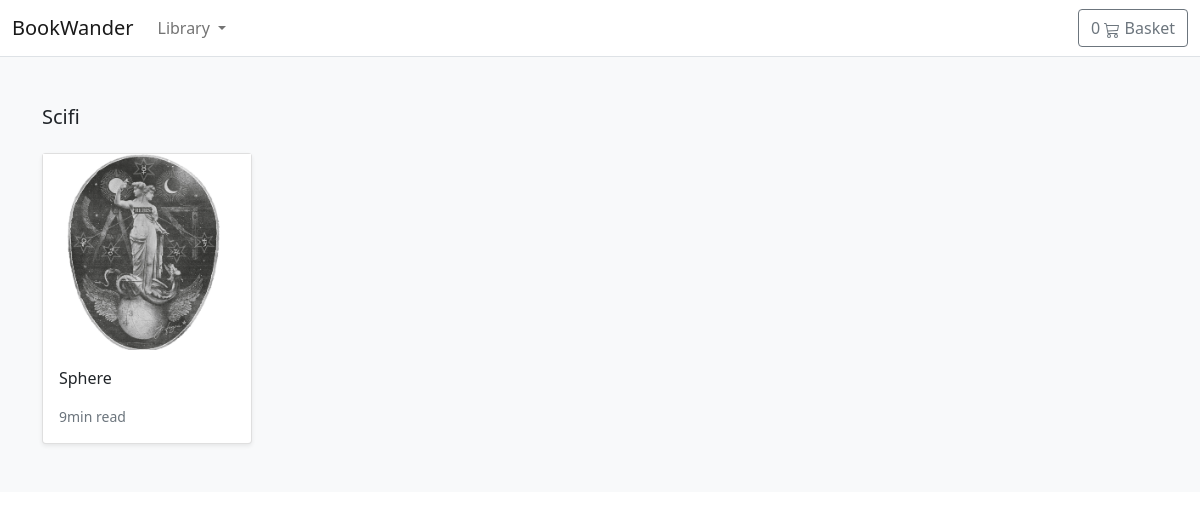
Page /shop/scifi on the committed database.
### Wanderapp/models.py (models this page shows, shortened)
class Genre(models.Model):
    genre_name = models.CharField(max_length=50)
    slug = models.SlugField(max_length=255, unique=True)
    def get_absolute_url(self):
        return reverse('wanderapp:genre_list', args=[self.slug])

class Book(models.Model):
    book_id = models.AutoField(primary_key=True)
    slug = models.SlugField(max_length=255)
    title = models.CharField(max_length=255)
    author = models.CharField(max_length=255)
    genre_name = models.ForeignKey(Genre, on_delete=models.CASCADE)
    publication_date = models.DateField()
    price = models.DecimalField(max_digits=10, decimal_places=2)
    description = models.TextField()
    cover_image_url = models.ImageField(upload_to='images/', default='images/default.png')
    in_stock = models.BooleanField(default=True)
    books = BookManager()
    def get_absolute_url(self):
        return reverse('wanderapp:book_detail', args=[self.slug])

### Wanderapp/views.py (the view)
# urls.py: path('shop/<slug:genre_slug>', views.genre_list, name='genre_list'),
def genre_list(request, genre_slug):
    genre = get_object_or_404(Genre, slug=genre_slug)
    books = Book.books.filter(genre_name=genre)
    return render(request, './Wanderapp/books/genre.html', {"genre":genre, 'book': books})

### Wanderapp/context_processors.py (called while the page is built)
def genres(request):
    return{
        'genres': Genre.objects.all()
    }

### Wanderapp/models.py (called while the page is built)
    def get_queryset(self):
        return super(BookManager, self).get_queryset().filter(in_stock=True)

### basket/basket.py (called while the page is built)
    def __len__(self):
        return sum(item["qty"] for item in self.basket.values())

### basket/context_processors.py (called while the page is built)
def basket(request):
    return {'basket':Basket(request)}

### templates/Wanderapp/books/genre.html (shortened to what this page needs)
{% extends '../base.html' %}
{% load static %}
{% block content %}
  <main>
    <div class="album py-5 bg-light">
      <div class="container">
        <div class="pb-3 h5">{{ genre.genre_name|title }}</div>
        <div class="row row-cols-1 row-cols-sm-2 row-cols-md-5 g-3">
          {% for books in book %}
            <div class="col">
              <div class="card shadow-sm">
                <img class="img-fluid" alt="Responsive image" src="{{ books.cover_image_url.url }}" />
                <div class="card-body">
                  <p class="card-text">
                    <a class="text-dark text-decoration-none" href="{{ books.get_absolute_url }}">{{ books.title }}</a>
                  </p>
                  <div class="d-flex justify-content-between align-items-center">
                    <small class="text-muted">9min read</small>
                  </div>
                </div>
              </div>
            </div>
          {% endfor %}
        </div>
      </div>
    </div>
  </main>
{% endblock %}

### rows in the picture
Genre: genre_name "Scifi"
Book: cover_image_url (picture), title "Sphere"
